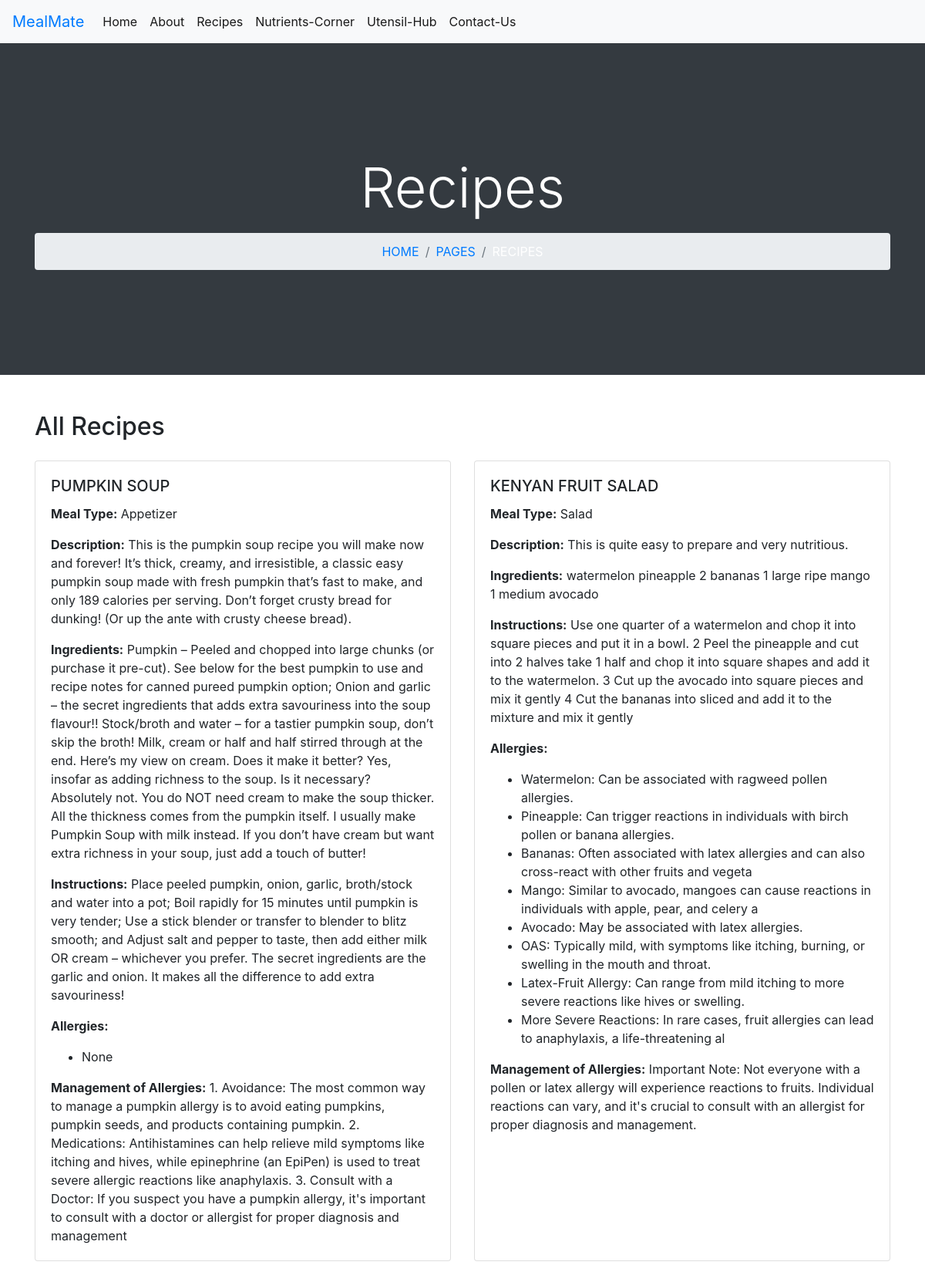
Screenshot of /recipe/ with the database file from the repository.
### base/models.py (models this page shows, shortened)
class Recipe(models.Model):
    MEAL_TYPES = [
        ('breakfast', 'Breakfast'),
        ('lunch', 'Lunch'),
        ('supper', 'Supper'),
        ('snack', 'Snack'),
        ('dessert', 'Dessert'),
        ('beverage', 'Beverage'),
        ('appetizer', 'Appetizer'),
        ('salad', 'Salad'),
        ('other', 'Other'),
    ]
    name = models.CharField(max_length=100)
    meal_type = models.CharField(max_length=20, choices=MEAL_TYPES)
    description = models.TextField()
    ingredients = models.TextField()
    instructions = models.TextField()
    allergies = models.ManyToManyField(Allergy, blank=True)
    management_of_allergies = models.TextField(blank=True, null=True)

class Allergy(models.Model):
    name = models.CharField(max_length=100)

### base/views.py (the view)
# urls.py: path('recipe/', views.recipe, name='recipe'),
def recipe(request):  # Renamed for clarity
    recipes = Recipe.objects.all()
    context = {'recipes': recipes}
    return render(request, 'base/recipe.html', context)

### base/templates/base/recipe.html
{% extends 'main.html' %}
{% block content %}
<div class="container-xxl py-5 bg-dark hero-header mb-5">
    <div class="container text-center my-5 pt-5 pb-4">
        <h1 class="display-3 text-white mb-3 animated slideInDown">Recipes</h1>
        <nav aria-label="breadcrumb">
            <ol class="breadcrumb justify-content-center text-uppercase">
                <li class="breadcrumb-item"><a href="{% url 'home' %}">Home</a></li>
                <li class="breadcrumb-item"><a href="#">Pages</a></li>
                <li class="breadcrumb-item text-white active" aria-current="page">Recipes</li>
            </ol>
        </nav>
    </div>
</div>
<div class="container my-5">
    <h2 class="mb-4">All Recipes</h2>
    <div class="row row-cols-1 row-cols-md-2 row-cols-lg-3 g-4">
        {% for recipe in recipes %}
            <div class="col">
                <div class="card h-100 shadow-sm ">
                    <div class="card-body">
                        <h5 class="card-title">{{ recipe.name }}</h5>
                        <p class="card-text"><strong>Meal Type:</strong> {{ recipe.meal_type|title }}</p>
                        <p class=" card-text"><strong>Description:</strong> {{ recipe.description }}</p>
                        <p class="card-text"><strong>Ingredients:</strong> {{ recipe.ingredients }}</p>
                        <p class="card-text"><strong>Instructions:</strong> {{ recipe.instructions }}</p>
                        <p class="card-text"><strong>Allergies:</strong>
                            <ul class="mb-0">
                                {% for allergy in recipe.allergies.all %}
                                    <li>{{ allergy.name }}</li>
                                {% empty %}
                                    <li>None</li>
                                {% endfor %}
                            </ul>
                        </p>
                        <p class="card-text"><strong>Management of Allergies:</strong> {{ recipe.management_of_allergies|default:"None" }}</p>
                    </div>
                </div>
            </div>
        {% empty %}
            <div class="col-12">
                <p class="text-center">No recipes found.</p>
            </div>
        {% endfor %}
    </div>
</div>
{% endblock %}

### rows the page displays
Recipe: name "PUMPKIN SOUP", meal_type "Appetizer", description "This is the pumpkin soup recipe you will make now and forever! It’s thick, creamy, and irresistible, a classic easy pumpkin soup made with fresh pumpkin that’s fast to make, and only 189 calories per serving. Don’t forget crusty bread for dunking! (Or up the ante with crusty cheese bread).", ingredients "Pumpkin – Peeled and chopped into large chunks (or purchase it pre-cut). See below for the best pumpkin to use and recipe notes for canned pureed pumpkin option; Onion and garlic – the secret ingredients that adds extra savouriness into the soup flavour!! Stock/broth and water – for a tastier pumpkin soup, don’t skip the broth! Milk, cream or half and half stirred through at the end. Here’s my view on cream. Does it make it better? Yes, insofar as adding richness to the soup. Is it necessary? Absolutely not. You do NOT need cream to make the soup thicker. All the thickness comes from the pumpkin itself. I usually make Pumpkin Soup with milk instead. If you don’t have cream but want extra…", instructions "Place peeled pumpkin, onion, garlic, broth/stock and water into a pot; Boil rapidly for 15 minutes until pumpkin is very tender; Use a stick blender or transfer to blender to blitz smooth; and Adjust salt and pepper to taste, then add either milk OR cream – whichever you prefer. The secret ingredients are the garlic and onion. It makes all the difference to add extra savouriness!", management_of_allergies "1. Avoidance: The most common way to manage a pumpkin allergy is to avoid eating pumpkins, pumpkin seeds, and products containing pumpkin. 2. Medications: Antihistamines can help relieve mild symptoms like itching and hives, while epinephrine (an EpiPen) is used to treat severe allergic reactions like anaphylaxis. 3. Consult with a Doctor: If you suspect you have a pumpkin allergy, it's important to consult with a doctor or allergist for proper diagnosis and management"
Recipe: name "KENYAN FRUIT SALAD", meal_type "Salad", description "This is quite easy to prepare and very nutritious.", ingredients "watermelon pineapple 2 bananas 1 large ripe mango 1 medium avocado", instructions "Use one quarter of a watermelon and chop it into square pieces and put it in a bowl. 2 Peel the pineapple and cut into 2 halves take 1 half and chop it into square shapes and add it to the watermelon. 3 Cut up the avocado into square pieces and mix it gently 4 Cut the bananas into sliced and add it to the mixture and mix it gently", management_of_allergies "Important Note: Not everyone with a pollen or latex allergy will experience reactions to fruits. Individual reactions can vary, and it's crucial to consult with an allergist for proper diagnosis and management."
Allergy: name "Watermelon: Can be associated with ragweed pollen allergies."
Allergy: name "Pineapple: Can trigger reactions in individuals with birch pollen or banana allergies."
Allergy: name "Bananas: Often associated with latex allergies and can also cross-react with other fruits and vegeta"
Allergy: name "Mango: Similar to avocado, mangoes can cause reactions in individuals with apple, pear, and celery a"
Allergy: name "Avocado: May be associated with latex allergies."
Allergy: name "OAS: Typically mild, with symptoms like itching, burning, or swelling in the mouth and throat."
Allergy: name "Latex-Fruit Allergy: Can range from mild itching to more severe reactions like hives or swelling."
Allergy: name "More Severe Reactions: In rare cases, fruit allergies can lead to anaphylaxis, a life-threatening al"
